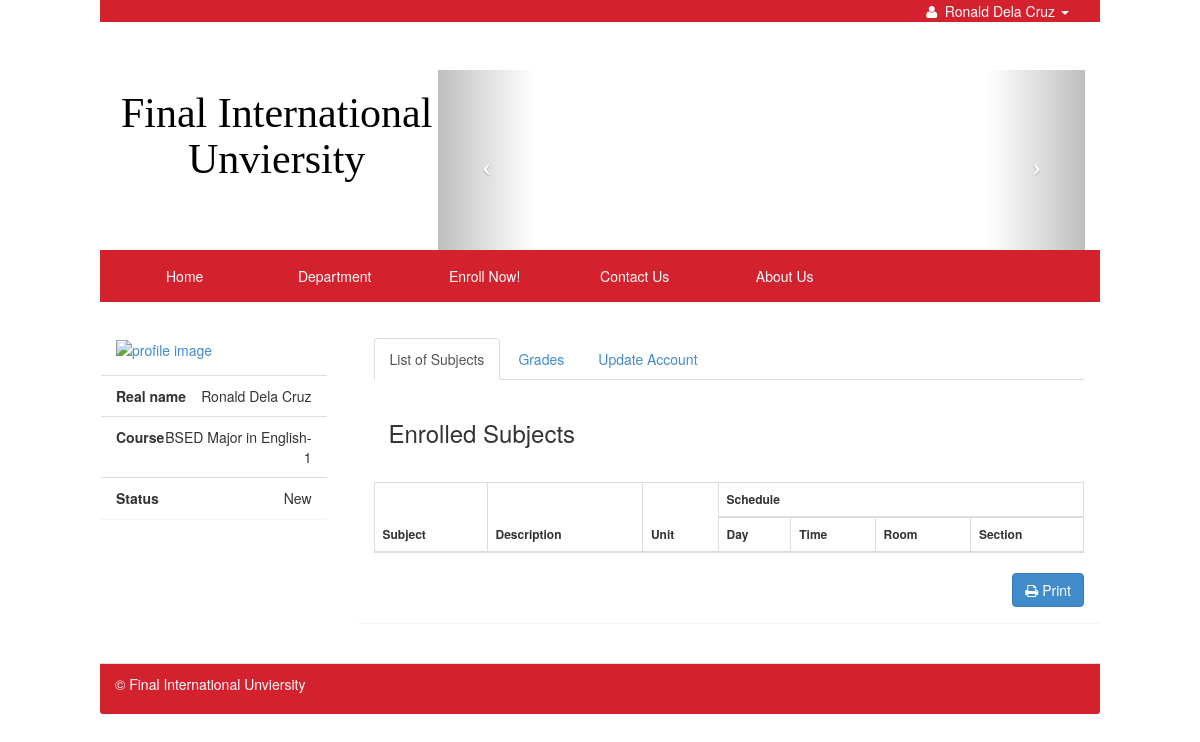
Page /index.php?q=profile (signed in) on the committed database.
### tables this page shows
CREATE TABLE `tblstudent` (
  `S_ID` int(11) NOT NULL,
  `IDNO` int(20) NOT NULL,
  `FNAME` varchar(40) NOT NULL,
  `LNAME` varchar(40) NOT NULL,
  `MNAME` varchar(40) NOT NULL,
  `SEX` varchar(10) NOT NULL DEFAULT 'Male',
  `BDAY` date NOT NULL,
  `BPLACE` text NOT NULL,
  `STATUS` varchar(30) NOT NULL,
  `AGE` int(30) NOT NULL,
  `NATIONALITY` varchar(40) NOT NULL,
  `RELIGION` varchar(255) NOT NULL,
  `CONTACT_NO` varchar(40) NOT NULL,
  `HOME_ADD` text NOT NULL,
  `ACC_USERNAME` varchar(255) NOT NULL,
  `ACC_PASSWORD` text NOT NULL,
  `student_status` text NOT NULL,
  `YEARLEVEL` int(11) NOT NULL,
  `STUDSECTION` int(11) NOT NULL,
  `COURSE_ID` int(11) NOT NULL,
  `STUDPHOTO` varchar(255) NOT NULL,
  `SEMESTER` varchar(30) NOT NULL,
  `SYEAR` varchar(30) NOT NULL,
  `NewEnrollees` tinyint(1) NOT NULL
);

CREATE TABLE `course` (
  `COURSE_ID` int(11) NOT NULL,
  `COURSE_NAME` varchar(30) NOT NULL,
  `COURSE_LEVEL` varchar(50) NOT NULL DEFAULT '1',
  `COURSE_MAJOR` varchar(30) NOT NULL DEFAULT 'None',
  `COURSE_DESC` varchar(255) NOT NULL,
  `DEPT_ID` int(11) NOT NULL,
  `SETSEMESTER` varchar(90) NOT NULL
);

### index.php (called while the page is built, shortened)
<?php
require_once ("include/initialize.php");
$view = (isset($_GET['q']) && $_GET['q'] != '') ? $_GET['q'] : '';
switch ($view) {
 	case 'profile' :
        $title="Profile";
		break;
}
require_once("theme/templates.php");
?>

### include/database.php (called while the page is built, shortened)
<?php
class Database {
	var $sql_string = '';
	public $conn;
	public function open_connection() {
		$this->conn = mysqli_connect(server,user,pass);
		if(!$this->conn){
			echo "Problem in database connection! Contact administrator!";
			exit();
		}else{
			$db_select = mysqli_select_db($this->conn,database_name);
		}
	}
	function setQuery($sql='') {
		$this->sql_string=$sql;
	}
	function executeQuery() {
		$result = mysqli_query($this->conn,$this->sql_string);
		return $result;
	}
	private function confirm_query($result) {
		return $result;
	}
	function loadSingleResult() {
		$cur = $this->executeQuery();
		while ($row = mysqli_fetch_object($cur)) {
		return $data = $row;
		}
	}
}
$mydb = new Database();
?>

### include/students.php (called while the page is built, shortened)
<?php
require_once(LIB_PATH.DS.'database.php');
class Student {
	protected static  $tblname = "tblstudent";
	function single_student($id=""){
			global $mydb;
			$mydb->setQuery("SELECT * FROM ".self::$tblname."
				Where IDNO= '{$id}' LIMIT 1");
			$cur = $mydb->loadSingleResult();
			return $cur;
	}
}
?>

### include/courses.php (called while the page is built, shortened)
<?php
require_once(LIB_PATH.DS.'database.php');
class Course {
	protected static  $tblname = "course";
	function single_course($id=""){
			global $mydb;
			$mydb->setQuery("SELECT * FROM ".self::$tblname."
				Where COURSE_ID= '{$id}' LIMIT 1");
			$cur = $mydb->loadSingleResult();
			return $cur;
	}
}
?>

### theme/templates.php (shortened to what this page needs)
<!DOCTYPE html>
<html lang="en">
<head>
 <link href="<?php echo web_root; ?>css/bootstrap.min.css" rel="stylesheet">
    <link href="<?php echo web_root; ?>font/css/font-awesome.min.css" rel="stylesheet" type="text/css">
    <link href="<?php echo web_root; ?>css/dataTables.bootstrap.css" rel="stylesheet">
<link href="<?php echo web_root; ?>css/bootstrap-datetimepicker.min.css" rel="stylesheet" media="screen">
 <link href="<?php echo web_root; ?>css/modern.css" rel="stylesheet">
 <link href="<?php echo web_root; ?>css/costum.css" rel="stylesheet">
  <link href="<?php echo web_root; ?>css/ekko-lightbox.css" rel="stylesheet">
</head>
<body style="Pbackground-color:#e0e4e5" >
<div class="navbar-fixed-top navbar-TOPsm  col-md-10    col-md-offset-1"    role="navigation" style="background-color:#D4212E">
  <div class="container">
      <div  class="collapse navbar-collapse  smMenu " >
          <ul class="navbar-nav p navbar-right ">
            <?php if (isset($_SESSION['IDNO']) ){
              $student = New Student();
              $singlestudent = $student->single_student($_SESSION['IDNO']);
            ?>
            <li class="dropdown  dropdown-toggle">
               <a class="dropdown-toggle" data-toggle="dropdown" href="#">
                  <i class="fa fa-user fa-fw"></i>
                    <?php echo $singlestudent->FNAME. ' ' . $singlestudent->LNAME ; ?>
                  <i class="caret"> </i>
               </a>
            </li>
          <?php  } else{?>
          <li  class="tooltip-demo"><a data-toggle="tooltip" data-placement="left" title="Enrol Now" href="<?php echo web_root.'index.php?q=enrol'; ?>">Enroll Now!</a></li>
          <?php } ?>
        </ul>
      </div>
  </div>
</div>
  <div class="col-md-10 col-md-offset-1 " >
   <div class="col-md-4">
    <div class="row ">
     <p >
        <a  class="title-logo"  href="<?php echo web_root; ?>index.php" title="">
        <h1 align="center" style="font-family:verdana;" >Final International Unviersity</h1>
        </a>
    </p>
     </div>
    </div>
    <div class="col-md-8">
     <div class="row ">
        <?php include 'banner.php'; ?>
     </div>
    </div>
   </div>
 <div class="navbar navbar-static-top navbar-magbanua col-md-10    col-md-offset-1 " style="background-color:#D4212E"   role="navigation">
      <div class="container ">
        <div class="collapse navbar-collapse bigMenu"   >
          <ul class="nav navbar-nav menu" style="margin-left:-4%;"    >
            <li class="dropdown dropdown-toggle <?php echo (isset($_GET['q']) && $_GET['q']=='') ? "active" : false;?> ">
              <a href="<?php echo web_root.'index.php'; ?>">Home</a>
            </li>
            <li class="dropdown-toggle <?php echo (isset($_GET['q']) && $_GET['q']=='department') ? "active" : false;?>" >
              <a href="<?php echo web_root.'index.php?q=department'; ?>">Department</a>
            </li>
            <li class="dropdown-toggle <?php echo (isset($_GET['q']) && ($_GET['q']=='enrol' || $_GET['q']=='subject')) ? "active" : false;?>" >
              <a href="<?php echo web_root.'index.php?q=enrol'; ?>">Enroll Now!</a>
            </li>
             <li class="dropdown-toggle <?php echo (isset($_GET['q']) && $_GET['q']=='contact') ? "active" : false;?>">
              <a href="<?php echo web_root.'index.php?q=contact';  ?>">Contact Us</a>
            </li>
           <li class="dropdown-toggle <?php echo (isset($_GET['q']) && $_GET['q']=='about') ? "active" : false;?> ">
             <a href="<?php echo web_root.'index.php?q=about';  ?>">
               About Us
             </a>
          </li>
          </ul>
        </div>
    </div>
  </div>
<div class="col-md-10 col-md-push-1 ">
        <div class="row">
          <div id="page-wrapper">
               <?php
          if($title=='Profile'){
                echo ' <div class="row">';
                require_once $content;
                echo ' </div><br/>';
        }
?>
       </div>
            <footer class="panel-footer" style="background-color:#D4212E;color:#fff;" >
              <p align="left" >&copy; Final International Unviersity</p>
           </footer>
      </div>
  </div>
</body>
</html>

### student/profile.php (shortened to what this page needs)
<?php
    $student = New Student();
    $res = $student->single_student($_SESSION['IDNO']);
    $course = New Course();
    $resCourse = $course->single_course($res->COURSE_ID);
	?>
  		<div class="col-sm-3">
          <div class="panel">
            <div id="img_profile" class="panel-body">
            <a href="" data-target="#myModal" data-toggle="modal" >
            <img title="profile image" class="img-hover"   src="<?php echo web_root. 'student/'.  $res->STUDPHOTO; ?>">
            </a>
             </div>
          <ul class="list-group  ">
               <li class="list-group-item text-right"><span class="pull-left"><strong>Real name</strong></span> <?php echo $res->FNAME .' '.$res->LNAME; ?> </li>
              <li class="list-group-item text-right"><span class="pull-left"><strong>Course</strong></span> <?php echo $resCourse->COURSE_NAME .'-'.$resCourse->COURSE_LEVEL; ?> </li>
               <li class="list-group-item text-right"><span class="pull-left"><strong>Status</strong></span> <?php echo $res->student_status; ?> </li>
          </ul>
        </div>
    </div>
<div class="col-sm-9">
<div class="panel">
  <div class="panel-body">
  <ul class="nav nav-tabs" id="myTab">
    <li class="active"><a href="#home" data-toggle="tab">List of Subjects</a></li>
    <li><a href="#grades" data-toggle="tab">Grades</a></li>
    <li><a href="#settings" data-toggle="tab">Update Account</a></li>
  </ul>
  <div class="tab-content">
    <div class="tab-pane active" id="home">
    <br/>
    <div class="col-md-12">
     <h3>Enrolled Subjects</h3>
    </div>
      <div class="table-responsive" style="margin-top:5%;">
             <form action="customer/controller.php?action=delete" Method="POST">
            				<table  class="table table-striped table-bordered table-hover "  style="font-size:12px" cellspacing="0"  >
            				  <thead>
            				  	<tr>
                          <th rowspan="2">Subject</th>
                          <th rowspan="2">Description</th>
                          <th rowspan="2">Unit</th>
                          <th colspan="4">Schedule</th>
            				  	</tr>
                        <tr>
                          <th>Day</th>
                          <th>Time</th>
                          <th>Room</th>
                          <th>Section</th>
                        </tr>
            				  </thead>
            				</table>
            		 </form>
                  <form action="student/printschedule.php" method="POST" target="_blank">
                    <div class="row no-print">
                      <div class="col-xs-12">
                       <span class="pull-right"> <button type="submit" name="submit" class="btn btn-primary"  ><i class="fa fa-print"></i> Print</button></span>
                    </div>
                    </div>
                  </form>
              </div>
             </div>
  </div>
 </div>
</div>
</div>

### css/costum.css (style rules this page uses)
body { padding-top: 70px; }
footer { padding-left: 15px; padding-right: 15px; }
.navbar-magbanua { background-color: #D4212E; border: 1px solid #D4212E; }
.navbar-magbanua .navbar-nav > li > a { color: #ffffff; }
.navbar-magbanua .navbar-collapse, .navbar-magbanua .navbar-form { border-color: transparent; }
.navbar-TOPsm { background-color: #D4212E; border: 1px solid #D4212E; color: white; list-style: none; }
.navbar-TOPsm .navbar-nav > li > a { color: #ffffff; text-decoration: none; list-style: none; }
.navbar-TOPsm .navbar-collapse, .navbar-TOPsm .navbar-form { border-color: transparent; }
.navbar-TOPsm .navbar-nav > .dropdown > a .caret { border-top-color: #ffffff; border-bottom-color: #ffffff; }

### theme/templates.php (style rules this page uses)
.p { color: white; margin-bottom: 0; margin-top: 0; list-style: none; }
.title-logo { color:black; text-decoration:none; font-size: 42px; font-family: "Helvetica Neue", Helvetica, Arial, sans-serif"; font-style: bold; padding: 0; margin: 0; top: 0; }
.menu li { left: 0px; width: 150px; padding: 0 3px 0 3px; text-align: center; }

### student/profile.php (style rules this page uses)
#img_profile { width: 100%; height:auto; }
#img_profile > a > img { width: 100%; height:auto; }

### rows in the picture
tblstudent: FNAME "Ronald", LNAME "Dela Cruz", student_status "New"
course: COURSE_NAME "BSED Major in English", COURSE_LEVEL "1"
